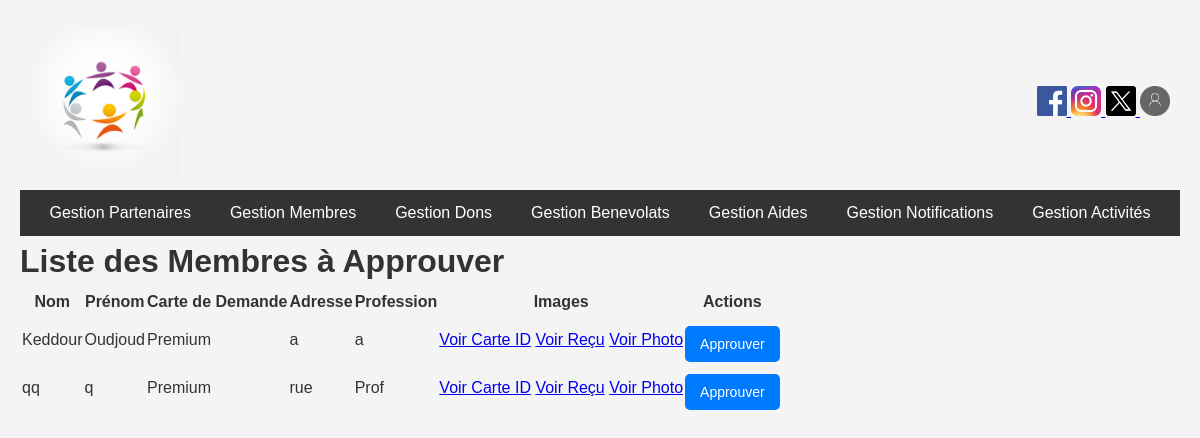
Page /public/index.php/gestionmembres (signed in) on the committed database.
### tables this page shows
CREATE TABLE `Membre` (
  `id` int NOT NULL,
  `username` varchar(50) NOT NULL,
  `password` varchar(255) NOT NULL,
  `nom` varchar(255) DEFAULT NULL,
  `prenom` varchar(255) DEFAULT NULL,
  `approuv` tinyint(1) DEFAULT NULL,
  `cartedemande` enum('Premium','Jeune','Classique') DEFAULT NULL,
  `cartetype` enum('Premium','Jeune','Classique') DEFAULT NULL,
  `dateinscription` datetime DEFAULT NULL,
  `adresse` varchar(255) DEFAULT NULL,
  `profession` varchar(255) DEFAULT NULL,
  `carteid` varchar(255) DEFAULT NULL,
  `carte` varchar(255) DEFAULT NULL,
  `recu` varchar(255) DEFAULT NULL,
  `photo` varchar(255) DEFAULT NULL
);

### app/controllers/GestionMembreController.php (called while the page is built, shortened)
<?php
require_once __DIR__ . '/../models/Membre.php';
class GestionMembreController
{
    public function index()
    {
        $database = Database::getInstance()->getConnection();
        $membreModel = new Membre($database);
        $membres = $membreModel->getMembresAApprouver();
        include __DIR__ . '/../views/membres/list.php';
    }
}

### app/models/Membre.php (called while the page is built, shortened)
<?php
class Membre {
    private $db;
    public function __construct($db) {
        $this->db = $db;
    }
    public function getMembresAApprouver()
    {
        $query = "SELECT * FROM Membre WHERE approuv IS NULL AND cartedemande IS NOT NULL";
        $stmt = $this->db->prepare($query);
        $stmt->execute();
        return $stmt->fetchAll(PDO::FETCH_ASSOC);
    }
}

### app/views/membres/list.php (the view, shortened to what this page needs)
<!DOCTYPE html>
<html lang="fr">
<head>
</head>
<?php include __DIR__ . '/../admin/index.php'; ?>
<body>
    <h1>Liste des Membres à Approuver</h1>
    <table>
        <thead>
            <tr>
                <th>Nom</th>
                <th>Prénom</th>
                <th>Carte de Demande</th>
                <th>Adresse</th>
                <th>Profession</th>
                <th>Images</th>
                <th>Actions</th>
            </tr>
        </thead>
        <tbody>
            <?php foreach ($membres as $membre): ?>
                <tr>
                    <td><?php echo htmlspecialchars($membre['nom']); ?></td>
                    <td><?php echo htmlspecialchars($membre['prenom']); ?></td>
                    <td><?php echo htmlspecialchars($membre['cartedemande']); ?></td>
                    <td><?php echo htmlspecialchars($membre['adresse']); ?></td>
                    <td><?php echo htmlspecialchars($membre['profession']); ?></td>
                    <td>
                        <?php if ($membre['carteid']): ?>
                            <a href="/Projet_WEB/public/<?php echo $membre['carteid']; ?>" target="_blank">Voir Carte ID</a>
                        <?php endif; ?>
                        <?php if ($membre['recu']): ?>
                            <a href="/Projet_WEB/public/<?php echo $membre['recu']; ?>" target="_blank">Voir Reçu</a>
                        <?php endif; ?>
                        <?php if ($membre['photo']): ?>
                            <a href="/Projet_WEB/public/<?php echo $membre['photo']; ?>" target="_blank">Voir Photo</a>
                        <?php endif; ?>
                    </td>
                    <td>
                        <form method="POST" action="/Projet_WEB/public/index.php/membres/approuver">
                            <button type="submit">Approuver</button>
                        </form>
                    </td>
                </tr>
            <?php endforeach; ?>
        </tbody>
    </table>
</body>
</html>

### public/index.php (shortened to what this page needs)
<?php
require_once __DIR__ . '/../app/routes.php';
$requestUri = $_SERVER['REQUEST_URI'];
$scriptName = $_SERVER['SCRIPT_NAME'];
$pathInfo = str_replace($scriptName, '', $requestUri);
$pathInfo = trim($pathInfo, '/');
$url = $pathInfo ?: 'home';
foreach ($routes as $route => $action) {
    if ($url === $route) {
        [$controllerName, $method] = explode('@', $action);
        $controller = new $controllerClass();
        $controller->$method();
        break;
    }
}

### public/css/styles.css (style rules this page uses)
* { margin: 0; padding: 0; box-sizing: border-box; }
body { font-family: 'Arial', sans-serif; line-height: 1.6; background-color: #f9f9f9; color: #333; padding: 20px; }
body { font-family: 'Arial', sans-serif; line-height: 1.6; background-color: #f4f4f4; color: #333; padding: 20px; }
button { background-color: #007BFF; color: #fff; border: none; padding: 10px 15px; border-radius: 5px; cursor: pointer; font-size: 14px; margin-top: 10px; transition: background-color 0.3s ease; }

### rows in the picture
membre: nom "Keddour", prenom "Oudjoud", cartedemande "Premium", adresse "a", profession "a"
membre: nom "qq", prenom "q", cartedemande "Premium", adresse "rue", profession "Prof"
